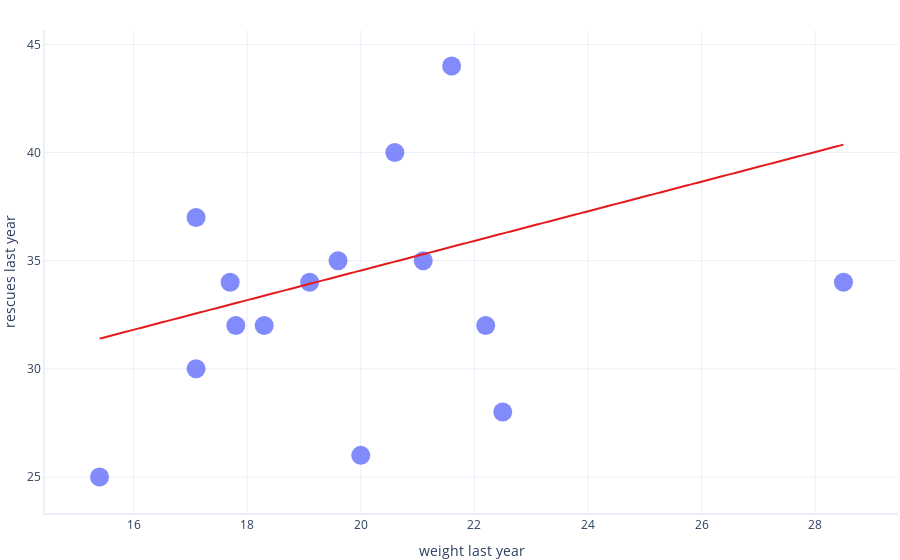

The cell this chart's notebook holds for it:
### Markdown cell above
Test Set

Next, we test the same model's performance using the test set:

### Code cell
graphing.scatter_2D(test, "weight_last_year", "rescues_last_year", trendline = lambda x: model.params[1] * x + model.params[0])
